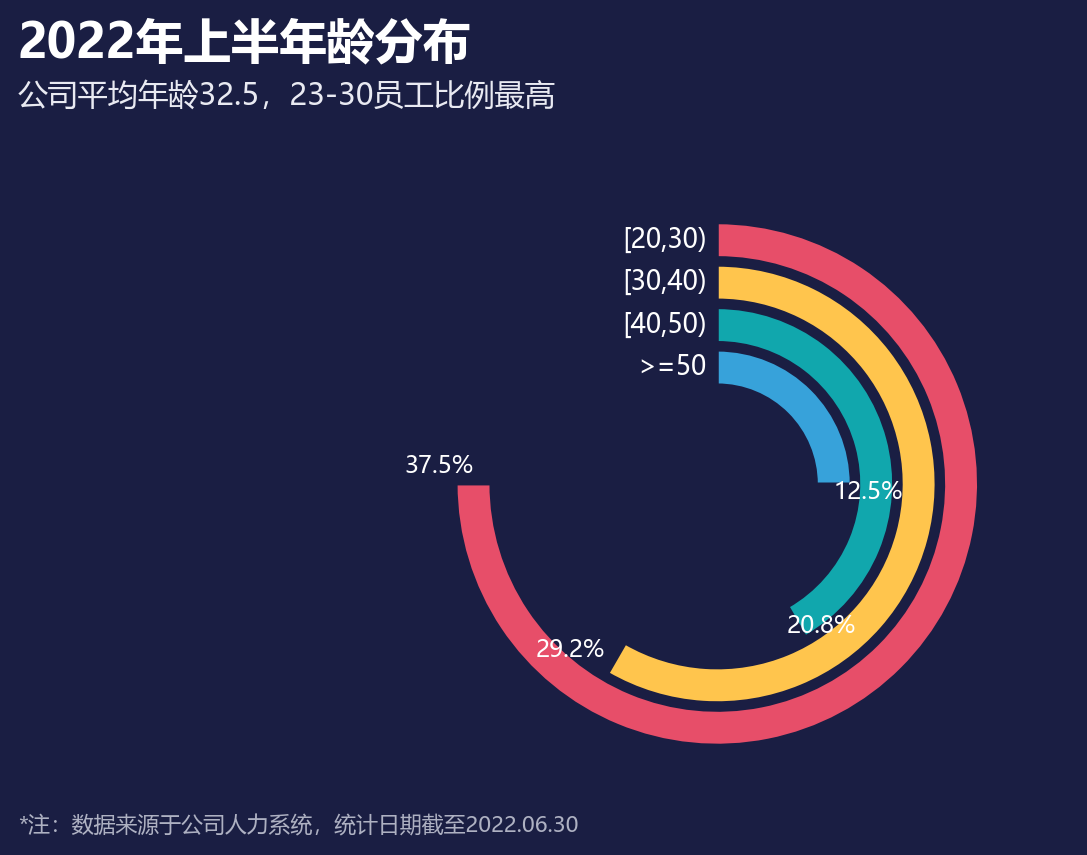

Write Python code to recreate this figure.
# -*- coding: utf-8 -*-
"""
图表 17 玉玦图
复现《Excel数据可视化 - 从图表到数据大屏》第二章后15个图表
运行: python 17_玉玦图.py  ->  生成 17_玉玦图.png
"""

import os
import math
import numpy as np
import matplotlib
matplotlib.use('Agg')
import matplotlib.pyplot as plt
from matplotlib.patches import (Circle, Wedge, Rectangle, FancyBboxPatch,
                                PathPatch)
from matplotlib.path import Path
from matplotlib.lines import Line2D
from matplotlib.patches import Patch
import matplotlib.colors as mcolors

plt.rcParams['font.sans-serif'] = ['Microsoft YaHei', 'SimHei', 'DejaVu Sans']
plt.rcParams['axes.unicode_minus'] = False
plt.rcParams['figure.dpi'] = 150

OUT = os.path.dirname(os.path.abspath(__file__))

# ---------------- 配色（取自原图表像素） ----------------
BG       = '#1A1E43'   # 深蓝底
BLUE     = '#0070C0'
BLUE_L   = '#00B0F0'
BLUE_M   = '#82ADD7'
BLUE_BR  = '#0E5DFF'   # 子弹图-实际
RED      = '#E74E69'
YELLOW   = '#FFC000'
AMBER    = '#FFC54D'
TEAL     = '#087E8B'
ROSE_R   = '#F94C66'
CYAN     = '#37A2DA'
GREEN_T  = '#11A7AD'
PURPLE   = '#7030A0'
DARKLINE = '#1A1E43'
TXT      = '#FFFFFF'
TXT2     = '#E9EAF2'
TXT3     = '#AEB1C2'
GREY_TR  = '#767889'   # 滑珠轨道灰
GREY_BEAD= '#A6A6A6'
OUTLINE  = '#9BA0BC'   # 目标柱描边
# 南丁格尔圆环
R_PURPLE = '#512DCB'
R_BLUE   = '#6073F3'
R_CYAN   = '#66CBDD'
# 复合柱形图季度色
Q_COLORS = ['#4A5BD1', '#FC6C0F', '#F6A50B', '#A2417B']

TITLE_FS  = 23
SUB_FS    = 14.5
NOTE_FS   = 10.5


def save(fig, name):
    path = os.path.join(OUT, name)
    fig.savefig(path, facecolor=BG, bbox_inches='tight', pad_inches=0.12)
    plt.close(fig)
    print('saved:', name)


def dashboard(title=None, subtitle=None, footnote=None, figsize=(8.4, 6.0)):
    """统一的深色大屏画布，返回 fig，标题/副标题/脚注用 figure 坐标"""
    fig = plt.figure(figsize=figsize, facecolor=BG)
    if title:
        fig.text(0.055, 0.955, title, fontsize=TITLE_FS, fontweight='bold',
                 color=TXT, va='top', ha='left')
    if subtitle:
        fig.text(0.055, 0.885, subtitle, fontsize=SUB_FS, color=TXT2,
                 va='top', ha='left')
    if footnote:
        fig.text(0.055, 0.045, footnote, fontsize=NOTE_FS, color=TXT3,
                 va='bottom', ha='left')
    return fig


def polar_xy(r, deg_cw_from_top):
    """顺时针(从正上方)角度 -> 直角坐标"""
    a = np.radians(90 - deg_cw_from_top)
    return r * np.cos(a), r * np.sin(a)


def ring(ax, r_in, r_out, vals, colors, start=90, edge=DARKLINE, lw=1.2):
    """画一个(甜甜圈)环：vals 为各项占比(自动归一)，从 start 度起顺时针着色"""
    vals = np.asarray(vals, dtype=float)
    total = vals.sum()
    cur = start
    out = []
    for v, c in zip(vals, colors):
        sweep = 360.0 * v / total
        if c is not None:
            w = Wedge((0, 0), r_out, cur - sweep, cur,
                      width=r_out - r_in, facecolor=c, edgecolor=edge,
                      linewidth=lw, zorder=2)
            ax.add_patch(w)
            out.append(w)
        cur -= sweep
    return out


def capsule(ax, x0, x1, y, thick_pt, color, z=2):
    """以粗圆头线画胶囊条(thick_pt 为线宽/点)，不受坐标比例影响"""
    ax.plot([x0, x1], [y, y], color=color, lw=thick_pt,
            solid_capstyle='round', solid_joinstyle='round',
            zorder=z, clip_on=False)


# ============ 17 玉玦图 ============
def fig17():
    labels = ['[20,30)', '[30,40)', '[40,50)', '>=50']
    vals   = [0.375, 0.2916667, 0.2083333, 0.125]
    colors = [RED, AMBER, GREEN_T, CYAN]

    fig = dashboard('2022年上半年龄分布',
                    '公司平均年龄32.5，23-30员工比例最高',
                    '*注：数据来源于公司人力系统，统计日期截至2022.06.30',
                    figsize=(8.4, 6.0))
    ax = fig.add_axes([0.30, 0.06, 0.62, 0.74])
    ax.set_xlim(-1.35, 1.35); ax.set_ylim(-1.30, 1.25)
    ax.set_aspect('equal'); ax.axis('off')

    n = 4
    r_in0, r_out = 0.35, 1.0
    step = (r_out - r_in0) / n
    # 由外向内：[20,30) 37.5% ... >=50 12.5%
    for i in range(n):
        r_out_i = r_out - i * step
        r_in_i = r_out_i - step * 0.82
        p = vals[i]
        ring(ax, r_in_i, r_out_i, [p, 0.5 - p], [colors[i], None],
             edge=DARKLINE, lw=1.4)
        # 起始端标签（顶部）
        rm = (r_in_i + r_out_i) / 2
        ax.text(-0.04, rm, labels[i], ha='right', va='center',
                fontsize=12.5, color=TXT)
        # 末端百分比
        sweep = p / 0.5 * 360
        ex, ey = polar_xy(rm, sweep + 4)
        ha = 'left' if ex > 0 else 'right'
        ax.text(ex, ey, '%.1f%%' % (p * 100), ha=ha, va='center',
                fontsize=11.5, color=TXT)
    save(fig, '17_玉玦图.png')


if __name__ == '__main__':
    fig17()
